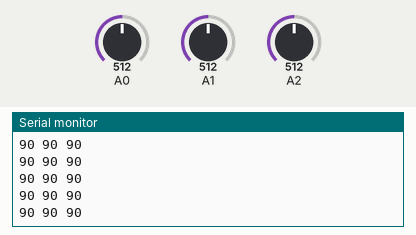
Recording of a sketch running on a simulated Arduino Uno, built with avr-gcc and run on an emulated ATmega328P. Parts: the last lines printed to the serial monitor. The test bench sets the inputs (shaded band); at power-on: A1 = 512, A0 = 512, A2 = 512.

Above: at 4.2 s.
4.3 s: A1 set to 73
At 4.33 s:
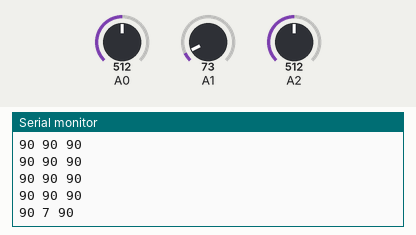
5.8 s: A1 set to 62
At 5.8 s:
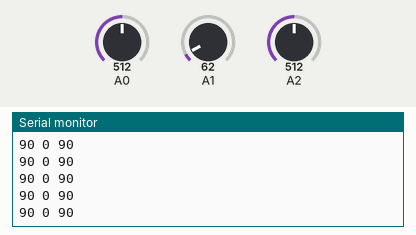
7.3 s: A1 set to 119
At 7.36 s:
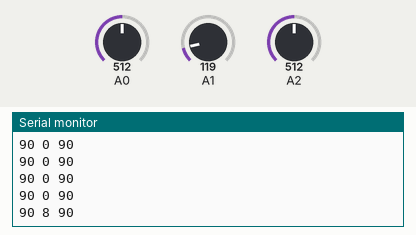
8.8 s: A1 set to 140
At 8.83 s:
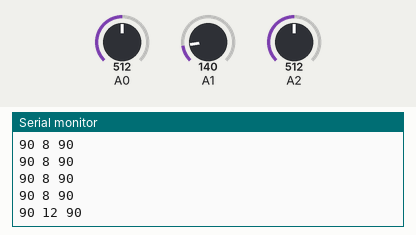
Timing chart, 0 to 11.3 s (numbered marks = the images above; inputs shaded):
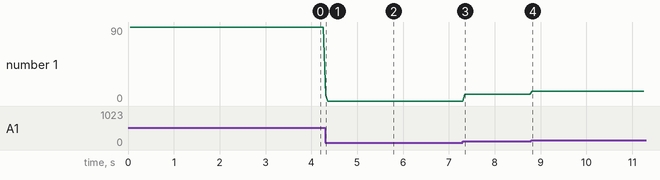

The sketch:

a2_ReadSerialSmoothMap.ino
```cpp
float filterVal = .9;       // this determines smoothness  - .0001 is max  1 is off (no smoothing)


int raw0;           // for raw sensor values
float smoothedVal0;     // this holds the last loop value just use a unique variable for every different sensor that needs smoothing
int minimum0 = 70;
int maximum0 = 680;

int raw1;           // for raw sensor values
float smoothedVal1;     // this holds the last loop value just use a unique variable for every different sensor that needs smoothing
int minimum1 = 70;
int maximum1 = 680;


int raw2;           // for raw sensor values
float smoothedVal2;     // this holds the last loop value just use a unique variable for every different sensor that needs smoothing
int minimum2 = 70;
int maximum2 = 680;


void setup()
{
  Serial.begin(9600);
  Serial.println("start ");
}


void loop()
{
  for (int i = 0; i < 100; i++){

      int raw0 = analogRead(0);
      int raw1 = analogRead(1);
      int raw2 = analogRead(2);

      smoothedVal0 =  smooth(raw0, filterVal, smoothedVal0);
      smoothedVal1 =  smooth(raw1, filterVal, smoothedVal1);
      smoothedVal2 =  smooth(raw2, filterVal, smoothedVal2);

  }

  Serial.print(int (constrain (map (smoothedVal0, minimum0, maximum0, 0, 127), 0, 127 ) ));
  Serial.print(" ");
  Serial.print(int (constrain (map (smoothedVal1, minimum1, maximum1, 0, 127), 0, 127 ) ));
  Serial.print(" ");
  Serial.println(int (constrain (map (smoothedVal2, minimum2, maximum2, 0, 127), 0, 127 ) ));


}


int smooth(int data, float filterVal, float smoothedVal){


  if (filterVal > 1){      // check to make sure param's are within range
    filterVal = .99;
  }
  else if (filterVal <= 0){
    filterVal = 0;
  }

  smoothedVal = (data * (1 - filterVal)) + (smoothedVal  *  filterVal);

  return (int)smoothedVal;
}
```

Measured:
- after the input at 4.3 s, the serial monitor: prints a new line at once (image 1)
- after the input at 7.3 s, the serial monitor: prints a new line after 0.05 s (image 3)
- after the input at 8.8 s, the serial monitor: prints a new line at once (image 4)
- plotted number 1: 90 → 0 after the input at 4.3 s, 0 → 8 after the input at 7.3 s, 8 → 12 after the input at 8.8 s
